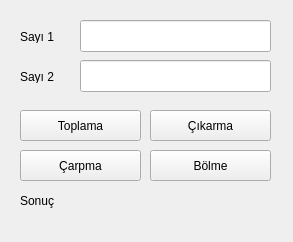
<?xml version="1.0" encoding="UTF-8"?>
<ui version="4.0">
 <class>MainWindow</class>
 <widget class="QMainWindow" name="MainWindow">
  <property name="geometry">
   <rect>
    <x>0</x>
    <y>0</y>
    <width>293</width>
    <height>242</height>
   </rect>
  </property>
  <property name="windowTitle">
   <string>MainWindow</string>
  </property>
  <widget class="QWidget" name="centralwidget">
   <widget class="QLabel" name="label">
    <property name="geometry">
     <rect>
      <x>20</x>
      <y>30</y>
      <width>47</width>
      <height>13</height>
     </rect>
    </property>
    <property name="text">
     <string>Sayı 1</string>
    </property>
   </widget>
   <widget class="QLabel" name="label_2">
    <property name="geometry">
     <rect>
      <x>20</x>
      <y>70</y>
      <width>47</width>
      <height>13</height>
     </rect>
    </property>
    <property name="text">
     <string>Sayı 2</string>
    </property>
   </widget>
   <widget class="QLineEdit" name="txtSayi1">
    <property name="geometry">
     <rect>
      <x>80</x>
      <y>20</y>
      <width>191</width>
      <height>32</height>
     </rect>
    </property>
   </widget>
   <widget class="QLineEdit" name="txtSayi2">
    <property name="geometry">
     <rect>
      <x>80</x>
      <y>60</y>
      <width>191</width>
      <height>32</height>
     </rect>
    </property>
   </widget>
   <widget class="QPushButton" name="btnTopla">
    <property name="geometry">
     <rect>
      <x>20</x>
      <y>110</y>
      <width>121</width>
      <height>31</height>
     </rect>
    </property>
    <property name="text">
     <string>Toplama</string>
    </property>
   </widget>
   <widget class="QPushButton" name="btnCikar">
    <property name="geometry">
     <rect>
      <x>150</x>
      <y>110</y>
      <width>121</width>
      <height>31</height>
     </rect>
    </property>
    <property name="text">
     <string>Çıkarma</string>
    </property>
   </widget>
   <widget class="QPushButton" name="btnBol">
    <property name="geometry">
     <rect>
      <x>150</x>
      <y>150</y>
      <width>121</width>
      <height>31</height>
     </rect>
    </property>
    <property name="text">
     <string>Bölme</string>
    </property>
   </widget>
   <widget class="QPushButton" name="btnCarp">
    <property name="geometry">
     <rect>
      <x>20</x>
      <y>150</y>
      <width>121</width>
      <height>31</height>
     </rect>
    </property>
    <property name="text">
     <string>Çarpma</string>
    </property>
   </widget>
   <widget class="QLabel" name="lbl_sonuc">
    <property name="geometry">
     <rect>
      <x>20</x>
      <y>190</y>
      <width>251</width>
      <height>21</height>
     </rect>
    </property>
    <property name="text">
     <string>Sonuç </string>
    </property>
   </widget>
  </widget>
  <widget class="QMenuBar" name="menubar">
   <property name="geometry">
    <rect>
     <x>0</x>
     <y>0</y>
     <width>293</width>
     <height>21</height>
    </rect>
   </property>
  </widget>
 </widget>
 <resources/>
 <connections/>
</ui>
